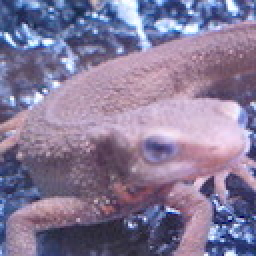
#> input picture Q_31_40/imori.jpg, 128 x 128 px (shown 2 times larger)
$ python 40.py
#> lines starting #> are read from the running program, lines starting #| are printed output that depends on the picture

# coding: utf-8

# In[1]:


import cv2
import numpy as np
from save import result
from filtering import rgb2grayscale

img = cv2.imread("imori.jpg").astype(np.float32)
H, W, C = img.shape
#> H = 128; W = 128; C = 3

b = img[:, :, 0].copy()
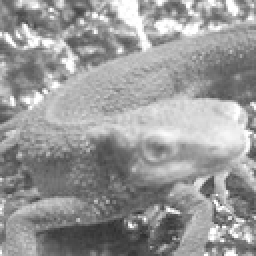
#> b: shape (128, 128) float32 (shown 2 times larger); min 46, max 255, mean 152.8
g = img[:, :, 1].copy()
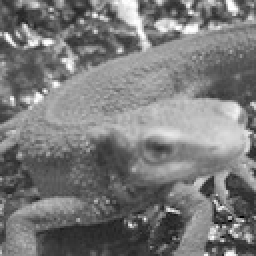
#> g: shape (128, 128) float32 (shown 2 times larger); min 0, max 255, mean 121.8
r= img[:, :, 2].copy()
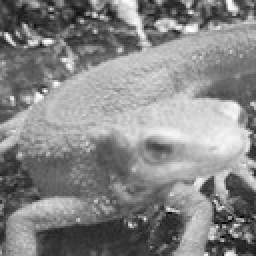
#> r: shape (128, 128) float32 (shown 2 times larger); min 0, max 255, mean 134.1

def RGB2YCbCr(r, g, b):
    Y = 0.299 * r + 0.5870 * g + 0.114 * b
    Cb = -0.1687 * r - 0.3313 * g + 0.5 * b + 128
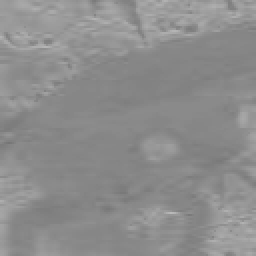
#> Cb: shape (128, 128) float32 (shown 2 times larger); min 117.8, max 186.1, mean 141.4
    Cr = 0.5 * r - 0.4187 * g - 0.0813 * b + 128
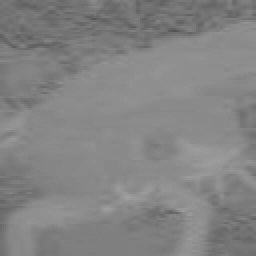
#> Cr: shape (128, 128) float32 (shown 2 times larger); min 82.83, max 160.3, mean 131.6
    return Y, Cb, Cr

def YCbCr2RGB(y, cb, cr):
    R = y + (cr - 128) * 1.402
    G = y - (cb - 128) * 0.3441 - (cr - 128) * 0.7139
    B = y + (cb - 128) * 1.7718
    return R, G, B

Y, Cb, Cr = RGB2YCbCr(r, g, b)


# In[2]:


# Discrete cosine transformation
T = 8
K = 8
F_y = np.zeros_like(Y, dtype=np.float64)
F_cb = np.zeros_like(Cb, dtype=np.float64)
F_cr = np.zeros_like(Cr, dtype=np.float64)

#> (the run stopped early here; a loop or call above may not have finished)
